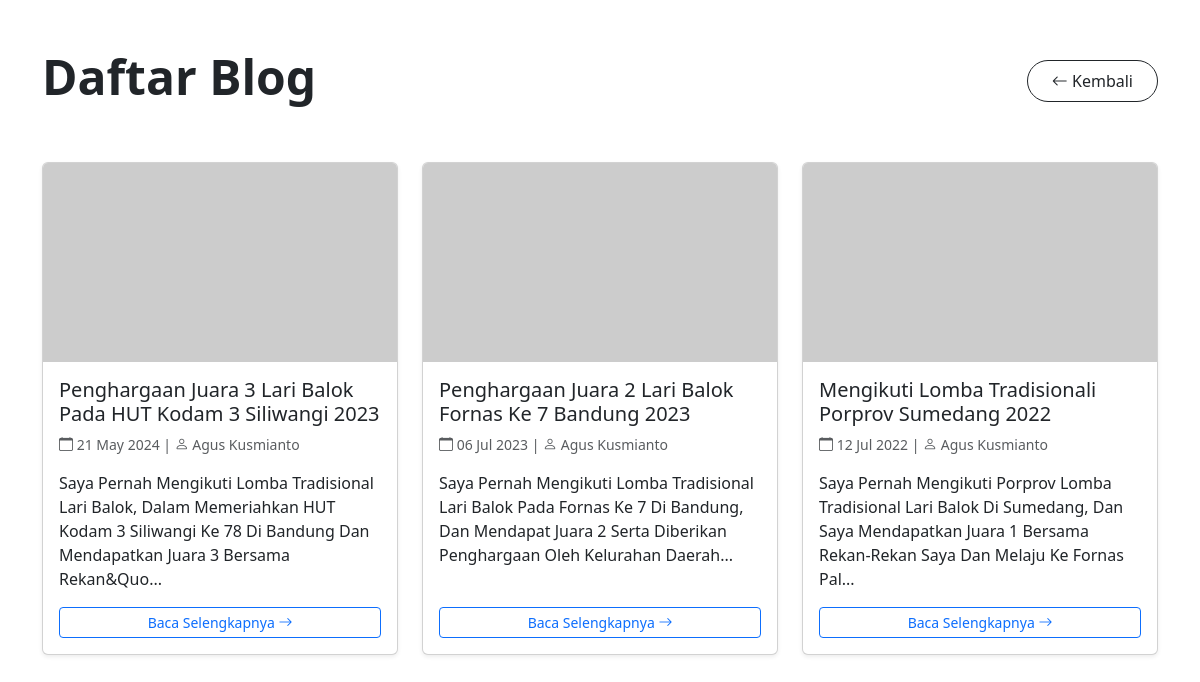
Screenshot of /frontend/list_blog.php with the database file from the repository.
### tables this page shows
CREATE TABLE `blogs` (
  `id` bigint NOT NULL,
  `image` varchar(255) NOT NULL,
  `date` date NOT NULL,
  `author` varchar(255) NOT NULL,
  `title` varchar(255) NOT NULL,
  `description` text NOT NULL
);

### frontend/list_blog.php (the view, shortened to what this page needs)
<?php
include '../config/connection.php';
$limit = 6;
$page = isset($_GET['page']) ? (int)$_GET['page'] : 1;
$offset = ($page - 1) * $limit;
$query = "SELECT SQL_CALC_FOUND_ROWS * FROM blogs ORDER BY date DESC LIMIT $limit OFFSET $offset";
$result = $connect->query($query);
?>
<!DOCTYPE html>
<html lang="id">
<head>
    <link href="https://cdn.jsdelivr.net/npm/bootstrap@5.3.0/dist/css/bootstrap.min.css" rel="stylesheet">
    <link rel="stylesheet" href="https://cdn.jsdelivr.net/npm/bootstrap-icons@1.10.0/font/bootstrap-icons.css">
</head>
<body>
    <section id="blog-list" class="text-capitalize py-5">
        <div class="container">
            <div class="d-flex align-items-center mb-5">
                <h1 class="display-5 fw-bold me-auto">Daftar Blog</h1>
                <a href="index.php#blog" class="btn btn-outline-dark rounded-pill px-4 py-2">
                    <i class="bi bi-arrow-left"></i> Kembali
                </a>
            </div>
            <div class="row row-cols-1 row-cols-md-2 row-cols-lg-3 g-4">
                <?php if ($result->num_rows > 0): ?>
                    <?php while ($blog = $result->fetch_assoc()):
                        $image_path = '../storages/blog/' . $blog['image'];
                        $image_display = (!empty($blog['image']) && file_exists($image_path))
                            ? $image_path
                            : 'https://via.placeholder.com/800x500?text=No+Image';
                    ?>
                        <div class="col">
                            <div class="card h-100 shadow-sm">
                                <?php if (!empty($blog['image'])): ?>
                                    <div class="ratio ratio-16x9">
                                        <img src="<?= $image_display ?>"
                                            class="card-img-top object-fit-cover"
                                            alt="<?= htmlspecialchars($blog['title'] ?? '') ?>">
                                    </div>
                                <?php endif; ?>
                                <div class="card-body d-flex flex-column">
                                    <h5 class="card-title"><?= htmlspecialchars($blog['title'] ?? 'Judul tidak tersedia') ?></h5>
                                    <p class="card-text text-muted small">
                                        <i class="bi bi-calendar"></i> <?= date('d M Y', strtotime($blog['date'])) ?>
                                        <?php if (!empty($blog['author'])): ?>
                                            | <i class="bi bi-person"></i> <?= htmlspecialchars($blog['author']) ?>
                                        <?php endif; ?>
                                    </p>
                                    <p class="card-text flex-grow-1">
                                        <?= substr(nl2br(htmlspecialchars($blog['description'] ?? '')), 0, 150) ?>...
                                    </p>
                                    <div class="mt-auto">
                                        <a href="detail_blog.php?id=<?= $blog['id'] ?>&redirect=<?= urlencode('list_blog.php?page=' . $page) ?>"
                                            class="btn btn-sm btn-outline-primary w-100 read-more-btn">
                                            Baca Selengkapnya <i class="bi bi-arrow-right"></i>
                                        </a>
                                    </div>
                                </div>
                            </div>
                        </div>
                    <?php endwhile; ?>
                <?php endif; ?>
            </div>
        </div>
    </section>
</body>
</html>

### rows the page displays
blogs: title "Penghargaan Juara 3 Lari Balok Pada HUT Kodam 3 Siliwangi 2023", date "21 May 2024", author "Agus Kusmianto", description "Saya Pernah Mengikuti Lomba Tradisional Lari Balok, Dalam Memeriahkan HUT Kodam 3 Siliwangi Ke 78 Di Bandung Dan Mendapatkan Juara 3 Bersama Rekan&quo"
blogs: title "Penghargaan Juara 2 Lari Balok Fornas Ke 7 Bandung 2023", date "06 Jul 2023", author "Agus Kusmianto", description "Saya Pernah Mengikuti Lomba Tradisional Lari Balok Pada Fornas Ke 7 Di Bandung, Dan Mendapat Juara 2 Serta Diberikan Penghargaan Oleh Kelurahan Daerah"
blogs: title "Mengikuti Lomba Tradisionali Porprov Sumedang 2022", date "12 Jul 2022", author "Agus Kusmianto", description "Saya Pernah Mengikuti Porprov Lomba Tradisional Lari Balok Di Sumedang, Dan Saya Mendapatkan Juara 1 Bersama Rekan-Rekan Saya Dan Melaju Ke Fornas Pal"
